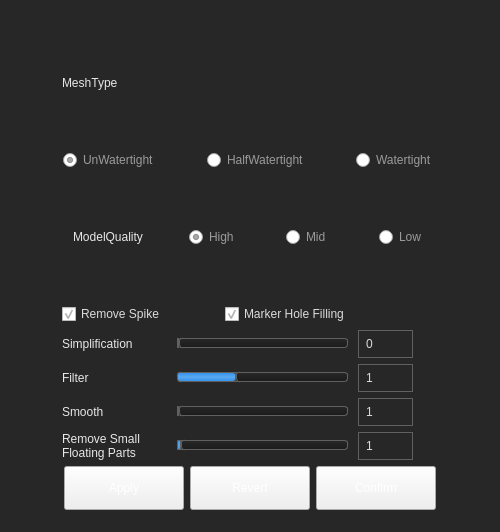
<?xml version="1.0" encoding="UTF-8"?>
<ui version="4.0">
 <class>meshDialog</class>
 <widget class="QWidget" name="meshDialog">
  <property name="geometry">
   <rect>
    <x>0</x>
    <y>0</y>
    <width>500</width>
    <height>532</height>
   </rect>
  </property>
  <property name="minimumSize">
   <size>
    <width>500</width>
    <height>532</height>
   </size>
  </property>
  <property name="maximumSize">
   <size>
    <width>500</width>
    <height>532</height>
   </size>
  </property>
  <property name="windowTitle">
   <string>meshDialog</string>
  </property>
  <property name="styleSheet">
   <string notr="true">#meshDialog{
background-color: rgb(39, 39, 39);
}

  QCheckBox {      
	color: rgb(219, 219, 219);
  }

QCheckBox::indicator:unchecked {
 
	
	image: url(:/images/check_normal.png);
}
QCheckBox::indicator:checked {
  
	image: url(:/images/check_checked.png);
}

QPushButton
{
color: rgb(255, 255, 255);

border-image: url(:/images/btn_normal_normal.png) 2;
border-width: 2;
}

QPushButton:hover
{
border-image: url(:/images/btn_normal_hover.png) 2;
border-width: 2; 
}

QPushButton:pressed
{
border-image: url(:/images/btn_normal_press.png) 2;
border-width: 2;
}

QPushButton:disabled
{
color: rgb(102, 102, 102);
border-image: url(:/images/btn_normal_disabled.png) 2;
border-width: 2;
}
QRadioButton {    
	color: #9b9b9b;	
    
	font: 14pt &quot;Arial&quot;;
    
}

QRadioButton::indicator:unchecked {
    
	color: #ffffff;
    width: 16px;
    height:16px;
	border-image: url(:/images/ridio_norml.png);
}
QRadioButton::indicator:checked {
   color: #ffffff;
 width: 16px;
    height:16px;
	border-image: url(:/images/rido_checked.png);
}

QLineEdit {
     border-width: 1px;
     border-style: solid;
     border-color: #606060;    
	color: rgb(231, 231, 231);
    padding-left:10 px;
   
	background-color: rgb(255, 255, 255,0);

 }

QLineEdit:disabled

{

	 border-width: 1px;
     border-style: solid;
     border-color: #606060;    
	color: rgb(102, 102, 102);

}
QLabel{
	
	color: rgb(231, 231, 231);
    
	font: 16px &quot;Arial&quot;;
}

QSpinBox{
	
	background-color: #00606060;
border: 1px solid #606060;
   
	color: #DBDBDB;
    padding-left:5px
   
}

QSpinBox::up-button
{
   padding:1px;
	
	background-image: url(:/images/up_normal.png);
    height: 10px;
    width:12px;
}

QSpinBox::up-button:pressed
{
   padding:1px;
	background-image: url(:/images/up_active.png);
    height: 10px;
    width:12px;
}
QSpinBox::down-button{
    
	
	background-image: url(:/images/down_normal.png);
   height: 10px;
    width:12px;
  
   padding:1px;
}
QSpinBox::down-button:pressed{
    
	background-image: url(:/images/down_active.png);
   height: 10px;
    width:12px;
  
   padding:1px;
}

QSlider::groove:horizontal 

{       
      border: 1px solid #606060;  
      height: 8px;                        
      border-radius: 4px;
	  margin: 0px 0; 
      left: 4px; right: 4px;
 }                                                          

QSlider::handle:horizontal 
{                       

	
	
	border-image: url(:/images/slider_handle.png);

     width: 22px;                                           

     margin: -7px -4px -7px -4px;                           

 }                                                          

                                                            

QSlider::sub-page:horizontal

{                               

                    
	 border: 1px solid #606060;  
      height: 6px;                        
      border-radius: 3px;

	
		background-color: qlineargradient(spread:pad, x1:0, y1:0, x2:0, y2:1, stop:0 #2E91ED,  stop:0.5 #5BA8EF, stop:1 #2E91ED);

}                                                           

QSlider::add-page:horizontal

{                            

	 border: 1px solid #606060;  
      height: 6px;                        
      border-radius: 3px;

     
	background-color: qlineargradient(spread:pad, x1:0, y1:0, x2:0, y2:1, stop:0 #272727, stop:1 #1C1C1C);
		

}</string>
  </property>
  <layout class="QVBoxLayout" name="verticalLayout_3">
   <item>
    <widget class="QWidget" name="widget_back" native="true">
     <layout class="QVBoxLayout" name="verticalLayout">
      <item>
       <layout class="QHBoxLayout" name="horizontalLayout">
        <item>
         <spacer name="horizontalSpacer_2">
          <property name="orientation">
           <enum>Qt::Horizontal</enum>
          </property>
          <property name="sizeType">
           <enum>QSizePolicy::Fixed</enum>
          </property>
          <property name="sizeHint" stdset="0">
           <size>
            <width>40</width>
            <height>20</height>
           </size>
          </property>
         </spacer>
        </item>
        <item>
         <widget class="QLabel" name="label">
          <property name="minimumSize">
           <size>
            <width>0</width>
            <height>0</height>
           </size>
          </property>
          <property name="maximumSize">
           <size>
            <width>500</width>
            <height>532</height>
           </size>
          </property>
          <property name="text">
           <string>MeshType</string>
          </property>
         </widget>
        </item>
        <item>
         <spacer name="horizontalSpacer">
          <property name="orientation">
           <enum>Qt::Horizontal</enum>
          </property>
          <property name="sizeHint" stdset="0">
           <size>
            <width>40</width>
            <height>20</height>
           </size>
          </property>
         </spacer>
        </item>
       </layout>
      </item>
      <item>
       <layout class="QHBoxLayout" name="horizontalLayout_2">
        <item>
         <spacer name="horizontalSpacer_24">
          <property name="orientation">
           <enum>Qt::Horizontal</enum>
          </property>
          <property name="sizeHint" stdset="0">
           <size>
            <width>40</width>
            <height>20</height>
           </size>
          </property>
         </spacer>
        </item>
        <item>
         <widget class="QRadioButton" name="radioButton_UnWatertight">
          <property name="text">
           <string>UnWatertight</string>
          </property>
          <property name="checked">
           <bool>true</bool>
          </property>
         </widget>
        </item>
        <item>
         <spacer name="horizontalSpacer_5">
          <property name="orientation">
           <enum>Qt::Horizontal</enum>
          </property>
          <property name="sizeHint" stdset="0">
           <size>
            <width>17</width>
            <height>20</height>
           </size>
          </property>
         </spacer>
        </item>
        <item>
         <widget class="QRadioButton" name="radioButton_HalfWatertight">
          <property name="text">
           <string>HalfWatertight</string>
          </property>
          <property name="iconSize">
           <size>
            <width>18</width>
            <height>18</height>
           </size>
          </property>
         </widget>
        </item>
        <item>
         <spacer name="horizontalSpacer_4">
          <property name="orientation">
           <enum>Qt::Horizontal</enum>
          </property>
          <property name="sizeHint" stdset="0">
           <size>
            <width>17</width>
            <height>20</height>
           </size>
          </property>
         </spacer>
        </item>
        <item>
         <widget class="QRadioButton" name="radioButton_Watertight">
          <property name="text">
           <string>Watertight</string>
          </property>
          <property name="iconSize">
           <size>
            <width>18</width>
            <height>18</height>
           </size>
          </property>
         </widget>
        </item>
        <item>
         <spacer name="horizontalSpacer_25">
          <property name="orientation">
           <enum>Qt::Horizontal</enum>
          </property>
          <property name="sizeHint" stdset="0">
           <size>
            <width>17</width>
            <height>20</height>
           </size>
          </property>
         </spacer>
        </item>
       </layout>
      </item>
      <item>
       <widget class="QWidget" name="modelquality_radioButtons" native="true">
        <layout class="QHBoxLayout" name="horizontalLayout_3">
         <item>
          <spacer name="horizontalSpacer_26">
           <property name="orientation">
            <enum>Qt::Horizontal</enum>
           </property>
           <property name="sizeType">
            <enum>QSizePolicy::Fixed</enum>
           </property>
           <property name="sizeHint" stdset="0">
            <size>
             <width>40</width>
             <height>20</height>
            </size>
           </property>
          </spacer>
         </item>
         <item>
          <widget class="QLabel" name="label_2">
           <property name="text">
            <string>ModelQuality</string>
           </property>
          </widget>
         </item>
         <item>
          <spacer name="horizontalSpacer_8">
           <property name="orientation">
            <enum>Qt::Horizontal</enum>
           </property>
           <property name="sizeType">
            <enum>QSizePolicy::Fixed</enum>
           </property>
           <property name="sizeHint" stdset="0">
            <size>
             <width>40</width>
             <height>20</height>
            </size>
           </property>
          </spacer>
         </item>
         <item>
          <widget class="QRadioButton" name="radioButton_high">
           <property name="text">
            <string>High</string>
           </property>
           <property name="checked">
            <bool>true</bool>
           </property>
          </widget>
         </item>
         <item>
          <spacer name="horizontalSpacer_9">
           <property name="orientation">
            <enum>Qt::Horizontal</enum>
           </property>
           <property name="sizeHint" stdset="0">
            <size>
             <width>17</width>
             <height>20</height>
            </size>
           </property>
          </spacer>
         </item>
         <item>
          <widget class="QRadioButton" name="radioButton_mid">
           <property name="text">
            <string>Mid</string>
           </property>
          </widget>
         </item>
         <item>
          <spacer name="horizontalSpacer_10">
           <property name="orientation">
            <enum>Qt::Horizontal</enum>
           </property>
           <property name="sizeHint" stdset="0">
            <size>
             <width>17</width>
             <height>20</height>
            </size>
           </property>
          </spacer>
         </item>
         <item>
          <widget class="QRadioButton" name="radioButton_low">
           <property name="text">
            <string>Low</string>
           </property>
          </widget>
         </item>
         <item>
          <spacer name="horizontalSpacer_11">
           <property name="orientation">
            <enum>Qt::Horizontal</enum>
           </property>
           <property name="sizeHint" stdset="0">
            <size>
             <width>40</width>
             <height>20</height>
            </size>
           </property>
          </spacer>
         </item>
        </layout>
       </widget>
      </item>
      <item>
       <layout class="QHBoxLayout" name="horizontalLayout_9">
        <item>
         <spacer name="horizontalSpacer_20">
          <property name="orientation">
           <enum>Qt::Horizontal</enum>
          </property>
          <property name="sizeType">
           <enum>QSizePolicy::Fixed</enum>
          </property>
          <property name="sizeHint" stdset="0">
           <size>
            <width>40</width>
            <height>20</height>
           </size>
          </property>
         </spacer>
        </item>
        <item>
         <widget class="QCheckBox" name="checkBox_removeSpike">
          <property name="text">
           <string>Remove Spike</string>
          </property>
          <property name="checked">
           <bool>true</bool>
          </property>
         </widget>
        </item>
        <item>
         <widget class="QCheckBox" name="checkBox_markerHoleFilling">
          <property name="text">
           <string>Marker Hole Filling</string>
          </property>
          <property name="checked">
           <bool>true</bool>
          </property>
         </widget>
        </item>
        <item>
         <spacer name="horizontalSpacer_21">
          <property name="orientation">
           <enum>Qt::Horizontal</enum>
          </property>
          <property name="sizeType">
           <enum>QSizePolicy::Fixed</enum>
          </property>
          <property name="sizeHint" stdset="0">
           <size>
            <width>97</width>
            <height>20</height>
           </size>
          </property>
         </spacer>
        </item>
       </layout>
      </item>
      <item>
       <layout class="QHBoxLayout" name="horizontalLayout_5">
        <item>
         <spacer name="horizontalSpacer_12">
          <property name="orientation">
           <enum>Qt::Horizontal</enum>
          </property>
          <property name="sizeType">
           <enum>QSizePolicy::Fixed</enum>
          </property>
          <property name="sizeHint" stdset="0">
           <size>
            <width>40</width>
            <height>20</height>
           </size>
          </property>
         </spacer>
        </item>
        <item>
         <widget class="QLabel" name="label_3">
          <property name="minimumSize">
           <size>
            <width>105</width>
            <height>0</height>
           </size>
          </property>
          <property name="text">
           <string>Simplification</string>
          </property>
         </widget>
        </item>
        <item>
         <widget class="QSlider" name="horizontalSlider_simpli">
          <property name="orientation">
           <enum>Qt::Horizontal</enum>
          </property>
         </widget>
        </item>
        <item>
         <widget class="QSpinBox" name="spinBox_simpli">
          <property name="minimumSize">
           <size>
            <width>55</width>
            <height>28</height>
           </size>
          </property>
         </widget>
        </item>
        <item>
         <spacer name="horizontalSpacer_13">
          <property name="orientation">
           <enum>Qt::Horizontal</enum>
          </property>
          <property name="sizeType">
           <enum>QSizePolicy::Fixed</enum>
          </property>
          <property name="sizeHint" stdset="0">
           <size>
            <width>65</width>
            <height>20</height>
           </size>
          </property>
         </spacer>
        </item>
       </layout>
      </item>
      <item>
       <layout class="QHBoxLayout" name="horizontalLayout_6">
        <item>
         <spacer name="horizontalSpacer_14">
          <property name="orientation">
           <enum>Qt::Horizontal</enum>
          </property>
          <property name="sizeType">
           <enum>QSizePolicy::Fixed</enum>
          </property>
          <property name="sizeHint" stdset="0">
           <size>
            <width>40</width>
            <height>20</height>
           </size>
          </property>
         </spacer>
        </item>
        <item>
         <widget class="QLabel" name="label_4">
          <property name="minimumSize">
           <size>
            <width>105</width>
            <height>0</height>
           </size>
          </property>
          <property name="text">
           <string>Filter</string>
          </property>
         </widget>
        </item>
        <item>
         <widget class="QSlider" name="horizontalSlider_optimize">
          <property name="maximum">
           <number>3</number>
          </property>
          <property name="pageStep">
           <number>1</number>
          </property>
          <property name="value">
           <number>1</number>
          </property>
          <property name="sliderPosition">
           <number>1</number>
          </property>
          <property name="orientation">
           <enum>Qt::Horizontal</enum>
          </property>
         </widget>
        </item>
        <item>
         <widget class="QSpinBox" name="spinBox_optimize">
          <property name="minimumSize">
           <size>
            <width>55</width>
            <height>28</height>
           </size>
          </property>
          <property name="maximum">
           <number>3</number>
          </property>
          <property name="value">
           <number>1</number>
          </property>
         </widget>
        </item>
        <item>
         <spacer name="horizontalSpacer_15">
          <property name="orientation">
           <enum>Qt::Horizontal</enum>
          </property>
          <property name="sizeType">
           <enum>QSizePolicy::Fixed</enum>
          </property>
          <property name="sizeHint" stdset="0">
           <size>
            <width>65</width>
            <height>20</height>
           </size>
          </property>
         </spacer>
        </item>
       </layout>
      </item>
      <item>
       <layout class="QHBoxLayout" name="horizontalLayout_8">
        <item>
         <spacer name="horizontalSpacer_18">
          <property name="orientation">
           <enum>Qt::Horizontal</enum>
          </property>
          <property name="sizeType">
           <enum>QSizePolicy::Fixed</enum>
          </property>
          <property name="sizeHint" stdset="0">
           <size>
            <width>40</width>
            <height>20</height>
           </size>
          </property>
         </spacer>
        </item>
        <item>
         <widget class="QLabel" name="label_6">
          <property name="minimumSize">
           <size>
            <width>105</width>
            <height>0</height>
           </size>
          </property>
          <property name="text">
           <string>Smooth</string>
          </property>
         </widget>
        </item>
        <item>
         <widget class="QSlider" name="horizontalSlider_smooth">
          <property name="minimum">
           <number>1</number>
          </property>
          <property name="maximum">
           <number>3</number>
          </property>
          <property name="pageStep">
           <number>1</number>
          </property>
          <property name="value">
           <number>1</number>
          </property>
          <property name="orientation">
           <enum>Qt::Horizontal</enum>
          </property>
         </widget>
        </item>
        <item>
         <widget class="QSpinBox" name="spinBox_smooth">
          <property name="minimumSize">
           <size>
            <width>55</width>
            <height>28</height>
           </size>
          </property>
          <property name="minimum">
           <number>1</number>
          </property>
          <property name="maximum">
           <number>3</number>
          </property>
          <property name="value">
           <number>1</number>
          </property>
         </widget>
        </item>
        <item>
         <spacer name="horizontalSpacer_19">
          <property name="orientation">
           <enum>Qt::Horizontal</enum>
          </property>
          <property name="sizeType">
           <enum>QSizePolicy::Fixed</enum>
          </property>
          <property name="sizeHint" stdset="0">
           <size>
            <width>65</width>
            <height>20</height>
           </size>
          </property>
         </spacer>
        </item>
       </layout>
      </item>
      <item>
       <layout class="QHBoxLayout" name="horizontalLayout_7">
        <item>
         <spacer name="horizontalSpacer_16">
          <property name="orientation">
           <enum>Qt::Horizontal</enum>
          </property>
          <property name="sizeType">
           <enum>QSizePolicy::Fixed</enum>
          </property>
          <property name="sizeHint" stdset="0">
           <size>
            <width>40</width>
            <height>20</height>
           </size>
          </property>
         </spacer>
        </item>
        <item>
         <widget class="QLabel" name="label_5">
          <property name="minimumSize">
           <size>
            <width>105</width>
            <height>0</height>
           </size>
          </property>
          <property name="text">
           <string>Remove Small 
Floating Parts</string>
          </property>
         </widget>
        </item>
        <item>
         <widget class="QSlider" name="horizontalSlider_removeSmallParts">
          <property name="maximum">
           <number>100</number>
          </property>
          <property name="value">
           <number>1</number>
          </property>
          <property name="orientation">
           <enum>Qt::Horizontal</enum>
          </property>
         </widget>
        </item>
        <item>
         <widget class="QSpinBox" name="spinBox_removeSmallParts">
          <property name="minimumSize">
           <size>
            <width>55</width>
            <height>28</height>
           </size>
          </property>
          <property name="maximum">
           <number>100</number>
          </property>
          <property name="value">
           <number>1</number>
          </property>
         </widget>
        </item>
        <item>
         <spacer name="horizontalSpacer_17">
          <property name="orientation">
           <enum>Qt::Horizontal</enum>
          </property>
          <property name="sizeType">
           <enum>QSizePolicy::Fixed</enum>
          </property>
          <property name="sizeHint" stdset="0">
           <size>
            <width>65</width>
            <height>20</height>
           </size>
          </property>
         </spacer>
        </item>
       </layout>
      </item>
      <item>
       <layout class="QHBoxLayout" name="horizontalLayout_10">
        <item>
         <spacer name="horizontalSpacer_22">
          <property name="orientation">
           <enum>Qt::Horizontal</enum>
          </property>
          <property name="sizeHint" stdset="0">
           <size>
            <width>40</width>
            <height>20</height>
           </size>
          </property>
         </spacer>
        </item>
        <item>
         <widget class="QPushButton" name="pushButton_apply">
          <property name="minimumSize">
           <size>
            <width>120</width>
            <height>44</height>
           </size>
          </property>
          <property name="text">
           <string>Apply</string>
          </property>
         </widget>
        </item>
        <item>
         <widget class="QPushButton" name="pushButton_revert">
          <property name="minimumSize">
           <size>
            <width>120</width>
            <height>44</height>
           </size>
          </property>
          <property name="text">
           <string>Revert</string>
          </property>
         </widget>
        </item>
        <item>
         <widget class="QPushButton" name="pushButton_confirm">
          <property name="minimumSize">
           <size>
            <width>120</width>
            <height>44</height>
           </size>
          </property>
          <property name="text">
           <string>Confirm</string>
          </property>
         </widget>
        </item>
        <item>
         <spacer name="horizontalSpacer_23">
          <property name="orientation">
           <enum>Qt::Horizontal</enum>
          </property>
          <property name="sizeHint" stdset="0">
           <size>
            <width>40</width>
            <height>20</height>
           </size>
          </property>
         </spacer>
        </item>
       </layout>
      </item>
     </layout>
    </widget>
   </item>
  </layout>
 </widget>
 <layoutdefault spacing="6" margin="11"/>
 <resources>
  <include location="images.qrc"/>
 </resources>
 <connections>
  <connection>
   <sender>horizontalSlider_simpli</sender>
   <signal>valueChanged(int)</signal>
   <receiver>spinBox_simpli</receiver>
   <slot>setValue(int)</slot>
   <hints>
    <hint type="sourcelabel">
     <x>246</x>
     <y>201</y>
    </hint>
    <hint type="destinationlabel">
     <x>391</x>
     <y>207</y>
    </hint>
   </hints>
  </connection>
  <connection>
   <sender>spinBox_simpli</sender>
   <signal>valueChanged(int)</signal>
   <receiver>horizontalSlider_simpli</receiver>
   <slot>setValue(int)</slot>
   <hints>
    <hint type="sourcelabel">
     <x>394</x>
     <y>192</y>
    </hint>
    <hint type="destinationlabel">
     <x>314</x>
     <y>200</y>
    </hint>
   </hints>
  </connection>
  <connection>
   <sender>horizontalSlider_optimize</sender>
   <signal>valueChanged(int)</signal>
   <receiver>spinBox_optimize</receiver>
   <slot>setValue(int)</slot>
   <hints>
    <hint type="sourcelabel">
     <x>291</x>
     <y>259</y>
    </hint>
    <hint type="destinationlabel">
     <x>408</x>
     <y>261</y>
    </hint>
   </hints>
  </connection>
  <connection>
   <sender>spinBox_optimize</sender>
   <signal>valueChanged(int)</signal>
   <receiver>horizontalSlider_optimize</receiver>
   <slot>setValue(int)</slot>
   <hints>
    <hint type="sourcelabel">
     <x>395</x>
     <y>249</y>
    </hint>
    <hint type="destinationlabel">
     <x>331</x>
     <y>257</y>
    </hint>
   </hints>
  </connection>
  <connection>
   <sender>horizontalSlider_removeSmallParts</sender>
   <signal>valueChanged(int)</signal>
   <receiver>spinBox_removeSmallParts</receiver>
   <slot>setValue(int)</slot>
   <hints>
    <hint type="sourcelabel">
     <x>236</x>
     <y>316</y>
    </hint>
    <hint type="destinationlabel">
     <x>418</x>
     <y>334</y>
    </hint>
   </hints>
  </connection>
  <connection>
   <sender>spinBox_removeSmallParts</sender>
   <signal>valueChanged(int)</signal>
   <receiver>horizontalSlider_removeSmallParts</receiver>
   <slot>setValue(int)</slot>
   <hints>
    <hint type="sourcelabel">
     <x>394</x>
     <y>317</y>
    </hint>
    <hint type="destinationlabel">
     <x>323</x>
     <y>317</y>
    </hint>
   </hints>
  </connection>
  <connection>
   <sender>horizontalSlider_smooth</sender>
   <signal>valueChanged(int)</signal>
   <receiver>spinBox_smooth</receiver>
   <slot>setValue(int)</slot>
   <hints>
    <hint type="sourcelabel">
     <x>321</x>
     <y>390</y>
    </hint>
    <hint type="destinationlabel">
     <x>398</x>
     <y>390</y>
    </hint>
   </hints>
  </connection>
  <connection>
   <sender>spinBox_smooth</sender>
   <signal>valueChanged(int)</signal>
   <receiver>horizontalSlider_smooth</receiver>
   <slot>setValue(int)</slot>
   <hints>
    <hint type="sourcelabel">
     <x>393</x>
     <y>374</y>
    </hint>
    <hint type="destinationlabel">
     <x>332</x>
     <y>374</y>
    </hint>
   </hints>
  </connection>
 </connections>
</ui>
